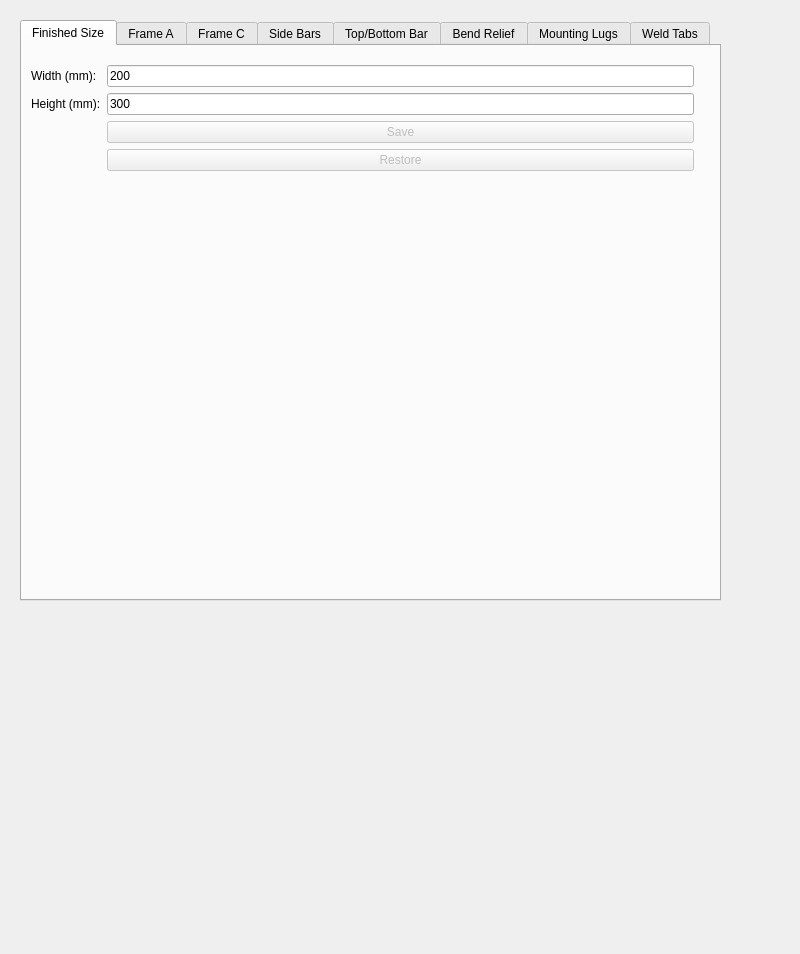
<?xml version="1.0" encoding="UTF-8"?>
<ui version="4.0">
 <class>Form</class>
 <widget class="QWidget" name="Form">
  <property name="geometry">
   <rect>
    <x>0</x>
    <y>0</y>
    <width>800</width>
    <height>954</height>
   </rect>
  </property>
  <property name="minimumSize">
   <size>
    <width>800</width>
    <height>500</height>
   </size>
  </property>
  <property name="windowTitle">
   <string>Form</string>
  </property>
  <property name="toolTip">
   <string extracomment="Hole clearance will be added to this value"/>
  </property>
  <widget class="QTabWidget" name="tabWidget">
   <property name="geometry">
    <rect>
     <x>20</x>
     <y>20</y>
     <width>701</width>
     <height>581</height>
    </rect>
   </property>
   <property name="currentIndex">
    <number>0</number>
   </property>
   <widget class="QWidget" name="tab_2">
    <attribute name="title">
     <string>Finished Size</string>
    </attribute>
    <widget class="QWidget" name="formLayoutWidget_9">
     <property name="geometry">
      <rect>
       <x>0</x>
       <y>10</y>
       <width>681</width>
       <height>221</height>
      </rect>
     </property>
     <layout class="QFormLayout" name="formLayout_9">
      <item row="1" column="1">
       <widget class="QLineEdit" name="FinishedWidth">
        <property name="text">
         <string>200</string>
        </property>
       </widget>
      </item>
      <item row="1" column="0">
       <widget class="QLabel" name="label">
        <property name="text">
         <string>Width (mm):</string>
        </property>
       </widget>
      </item>
      <item row="2" column="1">
       <widget class="QLineEdit" name="FinishedHeight">
        <property name="text">
         <string>300</string>
        </property>
       </widget>
      </item>
      <item row="2" column="0">
       <widget class="QLabel" name="label">
        <property name="text">
         <string>Height (mm):</string>
        </property>
       </widget>
      </item>
      <item row="3" column="1">
       <widget class="QPushButton" name="SaveButton">
        <property name="enabled">
         <bool>false</bool>
        </property>
        <property name="text">
         <string>Save</string>
        </property>
       </widget>
      </item>
      <item row="4" column="1">
       <widget class="QPushButton" name="pushButton">
        <property name="enabled">
         <bool>false</bool>
        </property>
        <property name="text">
         <string>Restore</string>
        </property>
       </widget>
      </item>
     </layout>
    </widget>
   </widget>
   <widget class="QWidget" name="tab">
    <attribute name="title">
     <string>Frame A</string>
    </attribute>
    <widget class="QWidget" name="formLayoutWidget_8">
     <property name="geometry">
      <rect>
       <x>9</x>
       <y>9</y>
       <width>681</width>
       <height>451</height>
      </rect>
     </property>
     <layout class="QFormLayout" name="formLayout_8">
      <property name="fieldGrowthPolicy">
       <enum>QFormLayout::AllNonFixedFieldsGrow</enum>
      </property>
      <item row="0" column="0">
       <widget class="QLabel" name="label_18">
        <property name="text">
         <string>Relative Height (mm)</string>
        </property>
       </widget>
      </item>
      <item row="0" column="1">
       <widget class="QLineEdit" name="FrameARelativeHeight">
        <property name="text">
         <string>24</string>
        </property>
       </widget>
      </item>
      <item row="1" column="0">
       <widget class="QLabel" name="label_23">
        <property name="text">
         <string>Relative Width (mm)</string>
        </property>
       </widget>
      </item>
      <item row="1" column="1">
       <widget class="QLineEdit" name="FrameARelativeWidth">
        <property name="text">
         <string>24</string>
        </property>
       </widget>
      </item>
      <item row="2" column="0">
       <widget class="QLabel" name="label">
        <property name="text">
         <string>Cutout width</string>
        </property>
       </widget>
      </item>
      <item row="2" column="1">
       <widget class="QLineEdit" name="CutoutWidth">
        <property name="text">
         <string>22</string>
        </property>
       </widget>
      </item>
      <item row="3" column="0">
       <widget class="QLabel" name="label">
        <property name="text">
         <string>Cutout height</string>
        </property>
       </widget>
      </item>
      <item row="4" column="0">
       <widget class="QLabel" name="label_2">
        <property name="text">
         <string>Bar Width</string>
        </property>
       </widget>
      </item>
      <item row="4" column="1">
       <widget class="QLineEdit" name="FrameABarWidth">
        <property name="text">
         <string>44</string>
        </property>
       </widget>
      </item>
      <item row="5" column="0">
       <widget class="QLabel" name="label_4">
        <property name="text">
         <string>Bar Height</string>
        </property>
       </widget>
      </item>
      <item row="5" column="1">
       <widget class="QLineEdit" name="FrameABarHeight">
        <property name="text">
         <string>44</string>
        </property>
       </widget>
      </item>
      <item row="6" column="1">
       <widget class="QLineEdit" name="FrameAPlasticHoleSpacing">
        <property name="text">
         <string>200</string>
        </property>
       </widget>
      </item>
      <item row="6" column="0">
       <widget class="QLabel" name="label_21">
        <property name="text">
         <string>Plastic Hole Spacing</string>
        </property>
       </widget>
      </item>
      <item row="3" column="1">
       <widget class="QLineEdit" name="CutoutHeight">
        <property name="text">
         <string>19</string>
        </property>
       </widget>
      </item>
      <item row="7" column="0">
       <widget class="QLabel" name="label_3">
        <property name="text">
         <string>Hinge Hole Dia.</string>
        </property>
       </widget>
      </item>
      <item row="7" column="1">
       <widget class="QLineEdit" name="HoleDiameter">
        <property name="text">
         <string>6</string>
        </property>
       </widget>
      </item>
      <item row="9" column="1">
       <widget class="QLineEdit" name="PlasticHoleDiameter">
        <property name="text">
         <string>4.2</string>
        </property>
       </widget>
      </item>
      <item row="9" column="0">
       <widget class="QLabel" name="label_26">
        <property name="text">
         <string>Plastic Hole Dia.</string>
        </property>
       </widget>
      </item>
      <item row="10" column="1">
       <widget class="QLineEdit" name="HandleRampHoleHeight">
        <property name="text">
         <string>5</string>
        </property>
       </widget>
      </item>
      <item row="11" column="1">
       <widget class="QLineEdit" name="HandleRampHoleWidth">
        <property name="text">
         <string>6</string>
        </property>
       </widget>
      </item>
      <item row="10" column="0">
       <widget class="QLabel" name="label_27">
        <property name="text">
         <string>Handle Ramp Hole H</string>
        </property>
       </widget>
      </item>
      <item row="11" column="0">
       <widget class="QLabel" name="label_28">
        <property name="text">
         <string>Handle Ramp Hole W</string>
        </property>
       </widget>
      </item>
      <item row="12" column="0">
       <widget class="QLabel" name="label_36">
        <property name="text">
         <string>Handle Ramp Hole C</string>
        </property>
       </widget>
      </item>
      <item row="12" column="1">
       <widget class="QLineEdit" name="HandleRampHoleCentres">
        <property name="text">
         <string>54</string>
        </property>
       </widget>
      </item>
      <item row="13" column="0">
       <widget class="QLabel" name="label_37">
        <property name="text">
         <string>Handle Ramp Inset</string>
        </property>
       </widget>
      </item>
      <item row="13" column="1">
       <widget class="QLineEdit" name="HandleRampHoleInset">
        <property name="text">
         <string>3</string>
        </property>
       </widget>
      </item>
     </layout>
    </widget>
   </widget>
   <widget class="QWidget" name="tab_3">
    <attribute name="title">
     <string>Frame C</string>
    </attribute>
    <widget class="QWidget" name="formLayoutWidget">
     <property name="geometry">
      <rect>
       <x>10</x>
       <y>10</y>
       <width>671</width>
       <height>331</height>
      </rect>
     </property>
     <layout class="QFormLayout" name="formLayout">
      <property name="fieldGrowthPolicy">
       <enum>QFormLayout::AllNonFixedFieldsGrow</enum>
      </property>
      <item row="0" column="0">
       <widget class="QLabel" name="label_22">
        <property name="text">
         <string>Relative Height (mm)</string>
        </property>
       </widget>
      </item>
      <item row="0" column="1">
       <widget class="QLineEdit" name="FrameCRelativeHeight">
        <property name="text">
         <string>-12</string>
        </property>
       </widget>
      </item>
      <item row="1" column="0">
       <widget class="QLabel" name="label_24">
        <property name="text">
         <string>Relative Width (mm)</string>
        </property>
       </widget>
      </item>
      <item row="1" column="1">
       <widget class="QLineEdit" name="FrameCRelativeWidth">
        <property name="text">
         <string>-12</string>
        </property>
       </widget>
      </item>
      <item row="2" column="0">
       <widget class="QLabel" name="label_8">
        <property name="text">
         <string>Bar Width</string>
        </property>
       </widget>
      </item>
      <item row="2" column="1">
       <widget class="QLineEdit" name="FrameCBarWidth">
        <property name="text">
         <string>30</string>
        </property>
       </widget>
      </item>
      <item row="3" column="0">
       <widget class="QLabel" name="label_9">
        <property name="text">
         <string>Bar Height</string>
        </property>
       </widget>
      </item>
      <item row="3" column="1">
       <widget class="QLineEdit" name="FrameCBarHeight">
        <property name="text">
         <string>30</string>
        </property>
       </widget>
      </item>
      <item row="4" column="0">
       <widget class="QLabel" name="label_39">
        <property name="text">
         <string>Hinge Hole Width</string>
        </property>
       </widget>
      </item>
      <item row="4" column="1">
       <widget class="QLineEdit" name="FrameCHingeHoleWidth">
        <property name="text">
         <string>10</string>
        </property>
       </widget>
      </item>
      <item row="5" column="0">
       <widget class="QLabel" name="label_40">
        <property name="text">
         <string>Hinge Hole Height</string>
        </property>
       </widget>
      </item>
      <item row="5" column="1">
       <widget class="QLineEdit" name="FrameCHingeHoleHeight">
        <property name="text">
         <string>5</string>
        </property>
       </widget>
      </item>
      <item row="6" column="0">
       <widget class="QLabel" name="label_41">
        <property name="text">
         <string>Hinge Hole Centre W</string>
        </property>
       </widget>
      </item>
      <item row="7" column="0">
       <widget class="QLabel" name="label_42">
        <property name="text">
         <string>Hinge Hole Centre H</string>
        </property>
       </widget>
      </item>
      <item row="6" column="1">
       <widget class="QLineEdit" name="FrameCHingeHoleCentreW">
        <property name="text">
         <string>8</string>
        </property>
       </widget>
      </item>
      <item row="7" column="1">
       <widget class="QLineEdit" name="FrameCHingeHoleCentreH">
        <property name="text">
         <string>4.5</string>
        </property>
       </widget>
      </item>
     </layout>
    </widget>
   </widget>
   <widget class="QWidget" name="tab_4">
    <attribute name="title">
     <string>Side Bars</string>
    </attribute>
    <widget class="QWidget" name="formLayoutWidget_2">
     <property name="geometry">
      <rect>
       <x>10</x>
       <y>10</y>
       <width>681</width>
       <height>211</height>
      </rect>
     </property>
     <layout class="QFormLayout" name="formLayout_2">
      <property name="fieldGrowthPolicy">
       <enum>QFormLayout::AllNonFixedFieldsGrow</enum>
      </property>
      <item row="0" column="0">
       <widget class="QLabel" name="label_13">
        <property name="text">
         <string>Width</string>
        </property>
       </widget>
      </item>
      <item row="2" column="0">
       <widget class="QLabel" name="label_29">
        <property name="text">
         <string>Rel Height (mm)</string>
        </property>
       </widget>
      </item>
      <item row="2" column="1">
       <widget class="QLineEdit" name="SidebarRelativeHeight">
        <property name="text">
         <string>-45</string>
        </property>
       </widget>
      </item>
      <item row="5" column="0">
       <widget class="QLabel" name="label_25">
        <property name="text">
         <string>Seal Hole Spacing</string>
        </property>
       </widget>
      </item>
      <item row="5" column="1">
       <widget class="QLineEdit" name="SidebarSealHoleSpacing">
        <property name="text">
         <string>200</string>
        </property>
       </widget>
      </item>
      <item row="6" column="0">
       <widget class="QLabel" name="label_38">
        <property name="text">
         <string/>
        </property>
       </widget>
      </item>
      <item row="3" column="0">
       <widget class="QLabel" name="label_43">
        <property name="text">
         <string>Seal Hole Dia.</string>
        </property>
       </widget>
      </item>
      <item row="0" column="1">
       <widget class="QLineEdit" name="SidebarWidth">
        <property name="text">
         <string>15</string>
        </property>
       </widget>
      </item>
      <item row="3" column="1">
       <widget class="QLineEdit" name="SidebarSealHoleDiameter">
        <property name="text">
         <string>4.2</string>
        </property>
       </widget>
      </item>
     </layout>
    </widget>
   </widget>
   <widget class="QWidget" name="tab_8">
    <attribute name="title">
     <string>Top/Bottom Bar</string>
    </attribute>
    <widget class="QWidget" name="formLayoutWidget_6">
     <property name="geometry">
      <rect>
       <x>10</x>
       <y>10</y>
       <width>681</width>
       <height>241</height>
      </rect>
     </property>
     <layout class="QFormLayout" name="formLayout_6">
      <property name="fieldGrowthPolicy">
       <enum>QFormLayout::AllNonFixedFieldsGrow</enum>
      </property>
      <item row="0" column="0">
       <widget class="QLabel" name="label_20">
        <property name="text">
         <string>Width</string>
        </property>
       </widget>
      </item>
      <item row="1" column="0">
       <widget class="QLabel" name="label_19">
        <property name="text">
         <string>Rel Width (mm)</string>
        </property>
       </widget>
      </item>
      <item row="1" column="1">
       <widget class="QLineEdit" name="TopBarRelativeWidth">
        <property name="text">
         <string>-39</string>
        </property>
       </widget>
      </item>
      <item row="0" column="1">
       <widget class="QLineEdit" name="TopBarWidth">
        <property name="text">
         <string>31</string>
        </property>
       </widget>
      </item>
     </layout>
    </widget>
   </widget>
   <widget class="QWidget" name="tab_5">
    <attribute name="title">
     <string>Bend Relief</string>
    </attribute>
    <widget class="QWidget" name="formLayoutWidget_3">
     <property name="geometry">
      <rect>
       <x>10</x>
       <y>10</y>
       <width>671</width>
       <height>211</height>
      </rect>
     </property>
     <layout class="QFormLayout" name="formLayout_3">
      <property name="fieldGrowthPolicy">
       <enum>QFormLayout::AllNonFixedFieldsGrow</enum>
      </property>
      <item row="0" column="0">
       <widget class="QLabel" name="label_5">
        <property name="text">
         <string>Diameter</string>
        </property>
       </widget>
      </item>
      <item row="0" column="1">
       <widget class="QLineEdit" name="BendReliefDiameter">
        <property name="text">
         <string>3</string>
        </property>
       </widget>
      </item>
      <item row="1" column="0">
       <widget class="QLabel" name="label_6">
        <property name="text">
         <string>Slot Width</string>
        </property>
       </widget>
      </item>
      <item row="1" column="1">
       <widget class="QLineEdit" name="BendReliefSlotWidth">
        <property name="text">
         <string>1.5</string>
        </property>
       </widget>
      </item>
      <item row="2" column="0">
       <widget class="QLabel" name="label_7">
        <property name="text">
         <string>Slot Length</string>
        </property>
       </widget>
      </item>
      <item row="2" column="1">
       <widget class="QLineEdit" name="BendReliefSlotLength">
        <property name="text">
         <string>3</string>
        </property>
       </widget>
      </item>
     </layout>
    </widget>
   </widget>
   <widget class="QWidget" name="tab_6">
    <attribute name="title">
     <string>Mounting Lugs</string>
    </attribute>
    <widget class="QWidget" name="formLayoutWidget_4">
     <property name="geometry">
      <rect>
       <x>10</x>
       <y>10</y>
       <width>681</width>
       <height>211</height>
      </rect>
     </property>
     <layout class="QFormLayout" name="formLayout_4">
      <item row="0" column="0">
       <widget class="QLabel" name="label_10">
        <property name="text">
         <string>Width</string>
        </property>
       </widget>
      </item>
      <item row="0" column="1">
       <widget class="QLineEdit" name="LugWidth">
        <property name="text">
         <string>20</string>
        </property>
       </widget>
      </item>
      <item row="1" column="0">
       <widget class="QLabel" name="label_11">
        <property name="text">
         <string>Hole Offset</string>
        </property>
       </widget>
      </item>
      <item row="1" column="1">
       <widget class="QLineEdit" name="LugHoleOffset">
        <property name="text">
         <string>10</string>
        </property>
       </widget>
      </item>
      <item row="2" column="0">
       <widget class="QLabel" name="label_12">
        <property name="text">
         <string>Hole Diameter</string>
        </property>
       </widget>
      </item>
      <item row="2" column="1">
       <widget class="QLineEdit" name="LugHoleDiameter">
        <property name="text">
         <string>4.2</string>
        </property>
       </widget>
      </item>
      <item row="3" column="0">
       <widget class="QLabel" name="label_16">
        <property name="text">
         <string>Inset</string>
        </property>
       </widget>
      </item>
      <item row="3" column="1">
       <widget class="QLineEdit" name="MountingLugInset">
        <property name="text">
         <string>75</string>
        </property>
       </widget>
      </item>
      <item row="4" column="0">
       <widget class="QLabel" name="label_30">
        <property name="text">
         <string>Min Spacing</string>
        </property>
       </widget>
      </item>
      <item row="4" column="1">
       <widget class="QLineEdit" name="MountingLugMinSpacing">
        <property name="text">
         <string>350</string>
        </property>
       </widget>
      </item>
      <item row="5" column="0">
       <widget class="QLabel" name="label_31">
        <property name="enabled">
         <bool>false</bool>
        </property>
        <property name="text">
         <string>Max Spacing</string>
        </property>
       </widget>
      </item>
      <item row="5" column="1">
       <widget class="QLineEdit" name="MountingLugMaxSpacing">
        <property name="enabled">
         <bool>false</bool>
        </property>
        <property name="text">
         <string>1000</string>
        </property>
       </widget>
      </item>
     </layout>
    </widget>
   </widget>
   <widget class="QWidget" name="tab_7">
    <attribute name="title">
     <string>Weld Tabs</string>
    </attribute>
    <widget class="QWidget" name="formLayoutWidget_5">
     <property name="geometry">
      <rect>
       <x>10</x>
       <y>10</y>
       <width>681</width>
       <height>268</height>
      </rect>
     </property>
     <layout class="QFormLayout" name="formLayout_5">
      <item row="0" column="0">
       <widget class="QLabel" name="label_15">
        <property name="text">
         <string>Depth</string>
        </property>
       </widget>
      </item>
      <item row="0" column="1">
       <widget class="QLineEdit" name="WeldLugDepth">
        <property name="text">
         <string>2</string>
        </property>
       </widget>
      </item>
      <item row="1" column="0">
       <widget class="QLabel" name="label_14">
        <property name="text">
         <string>Width</string>
        </property>
       </widget>
      </item>
      <item row="1" column="1">
       <widget class="QLineEdit" name="WeldLugWidth">
        <property name="text">
         <string>5.5</string>
        </property>
       </widget>
      </item>
      <item row="2" column="0">
       <widget class="QLabel" name="label_35">
        <property name="text">
         <string>Hole Clearance</string>
        </property>
       </widget>
      </item>
      <item row="2" column="1">
       <widget class="QLineEdit" name="WeldLugHoleClearance">
        <property name="text">
         <string>0.125</string>
        </property>
       </widget>
      </item>
      <item row="3" column="0">
       <widget class="QLabel" name="label_34">
        <property name="text">
         <string>Hole Width</string>
        </property>
       </widget>
      </item>
      <item row="3" column="1">
       <widget class="QLineEdit" name="WeldLugHoleWidth">
        <property name="text">
         <string>3</string>
        </property>
       </widget>
      </item>
      <item row="4" column="1">
       <widget class="QLineEdit" name="WeldLugInset">
        <property name="text">
         <string>20</string>
        </property>
       </widget>
      </item>
      <item row="4" column="0">
       <widget class="QLabel" name="label_17">
        <property name="text">
         <string>Inset</string>
        </property>
       </widget>
      </item>
      <item row="7" column="0">
       <widget class="QLabel" name="label_33">
        <property name="enabled">
         <bool>false</bool>
        </property>
        <property name="text">
         <string>Max Spacing</string>
        </property>
       </widget>
      </item>
      <item row="7" column="1">
       <widget class="QLineEdit" name="WeldLugMaxSpacing">
        <property name="enabled">
         <bool>false</bool>
        </property>
        <property name="text">
         <string>85</string>
        </property>
       </widget>
      </item>
      <item row="5" column="1">
       <widget class="QLineEdit" name="WeldLugMinSpacing">
        <property name="text">
         <string>75</string>
        </property>
       </widget>
      </item>
      <item row="5" column="0">
       <widget class="QLabel" name="label_32">
        <property name="text">
         <string>Min Spacing</string>
        </property>
       </widget>
      </item>
     </layout>
    </widget>
   </widget>
  </widget>
 </widget>
 <layoutdefault spacing="6" margin="9"/>
 <tabstops>
  <tabstop>tabWidget</tabstop>
  <tabstop>FinishedWidth</tabstop>
  <tabstop>FinishedHeight</tabstop>
  <tabstop>SaveButton</tabstop>
  <tabstop>pushButton</tabstop>
  <tabstop>FrameARelativeHeight</tabstop>
  <tabstop>FrameARelativeWidth</tabstop>
  <tabstop>CutoutHeight</tabstop>
  <tabstop>CutoutWidth</tabstop>
  <tabstop>FrameABarWidth</tabstop>
  <tabstop>FrameABarHeight</tabstop>
  <tabstop>FrameAPlasticHoleSpacing</tabstop>
  <tabstop>HoleDiameter</tabstop>
  <tabstop>PlasticHoleDiameter</tabstop>
  <tabstop>HandleRampHoleHeight</tabstop>
  <tabstop>HandleRampHoleWidth</tabstop>
  <tabstop>HandleRampHoleCentres</tabstop>
  <tabstop>HandleRampHoleInset</tabstop>
  <tabstop>FrameCRelativeHeight</tabstop>
  <tabstop>FrameCRelativeWidth</tabstop>
  <tabstop>FrameCBarWidth</tabstop>
  <tabstop>FrameCBarHeight</tabstop>
  <tabstop>FrameCHingeHoleWidth</tabstop>
  <tabstop>FrameCHingeHoleHeight</tabstop>
  <tabstop>FrameCHingeHoleCentreW</tabstop>
  <tabstop>FrameCHingeHoleCentreH</tabstop>
  <tabstop>SidebarWidth</tabstop>
  <tabstop>SidebarRelativeHeight</tabstop>
  <tabstop>SidebarSealHoleDiameter</tabstop>
  <tabstop>SidebarSealHoleSpacing</tabstop>
  <tabstop>TopBarWidth</tabstop>
  <tabstop>TopBarRelativeWidth</tabstop>
  <tabstop>BendReliefDiameter</tabstop>
  <tabstop>BendReliefSlotWidth</tabstop>
  <tabstop>BendReliefSlotLength</tabstop>
  <tabstop>LugWidth</tabstop>
  <tabstop>LugHoleOffset</tabstop>
  <tabstop>LugHoleDiameter</tabstop>
  <tabstop>MountingLugInset</tabstop>
  <tabstop>MountingLugMinSpacing</tabstop>
  <tabstop>MountingLugMaxSpacing</tabstop>
  <tabstop>WeldLugDepth</tabstop>
  <tabstop>WeldLugWidth</tabstop>
  <tabstop>WeldLugHoleClearance</tabstop>
  <tabstop>WeldLugHoleWidth</tabstop>
  <tabstop>WeldLugInset</tabstop>
  <tabstop>WeldLugMaxSpacing</tabstop>
  <tabstop>WeldLugMinSpacing</tabstop>
 </tabstops>
 <resources/>
 <connections>
  <connection>
   <sender>SaveButton</sender>
   <signal>clicked()</signal>
   <receiver>Form</receiver>
   <slot>lower()</slot>
   <hints>
    <hint type="sourcelabel">
     <x>414</x>
     <y>141</y>
    </hint>
    <hint type="destinationlabel">
     <x>399</x>
     <y>476</y>
    </hint>
   </hints>
  </connection>
 </connections>
 <designerdata>
  <property name="gridDeltaX">
   <number>10</number>
  </property>
  <property name="gridDeltaY">
   <number>10</number>
  </property>
  <property name="gridSnapX">
   <bool>true</bool>
  </property>
  <property name="gridSnapY">
   <bool>true</bool>
  </property>
  <property name="gridVisible">
   <bool>true</bool>
  </property>
 </designerdata>
</ui>
